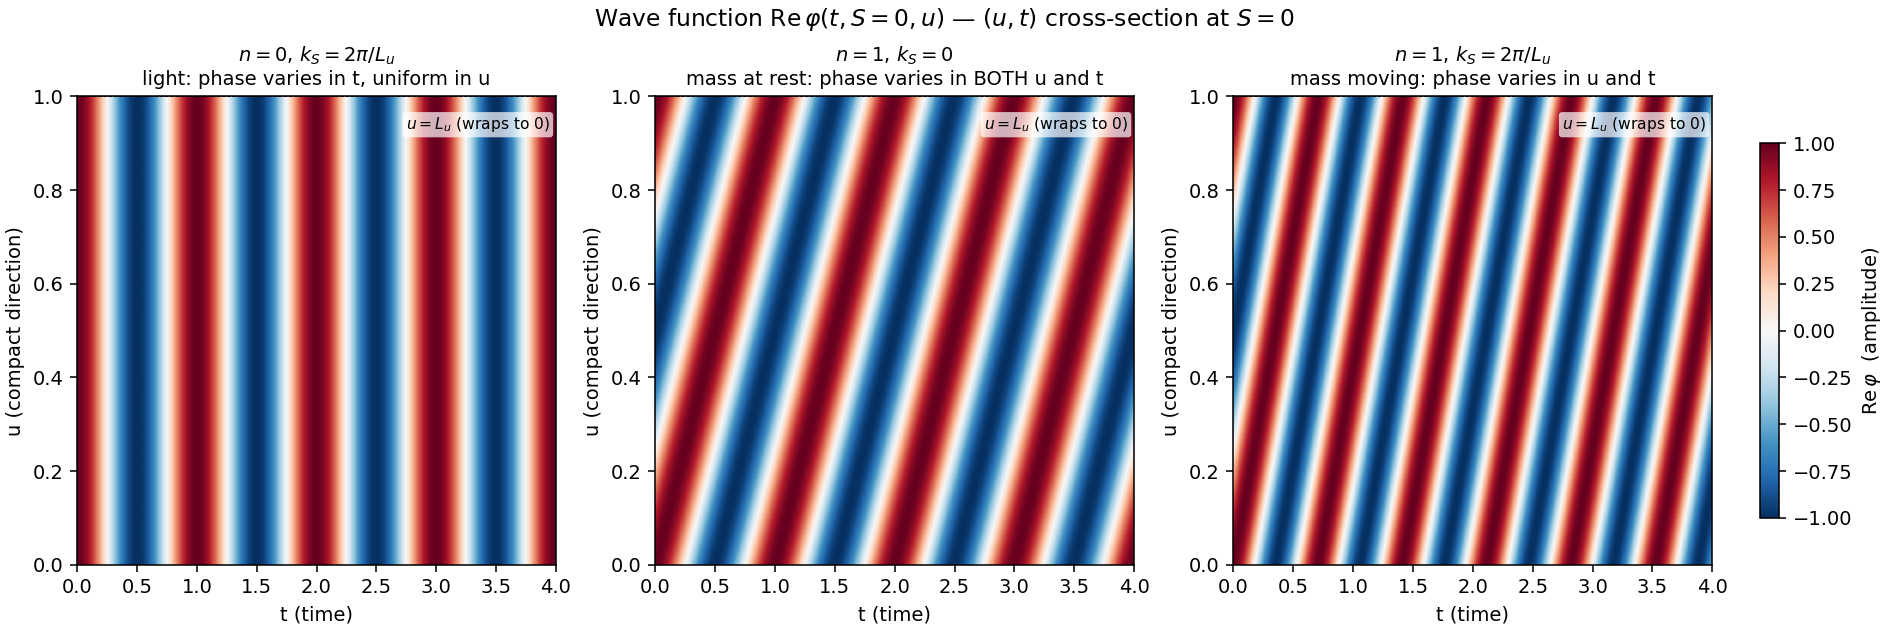

Reproduce this figure in Python.
"""Wave modes plotted in the (u, t) plane at fixed S = 0.

Companion to wave-modes.py (which shows the same modes in the
(u, S) plane at fixed t = 0). The two views together show that
each mode has structure in BOTH spatial and temporal cross-sections,
not necessarily the same structure in each.

Key observation: a mode "at rest" in S (k_S = 0) has *no* (u, S)
structure beyond uniform u-winding, but it DOES have (u, t)
structure — its phase rotates uniformly in time around u even
though it sits still in space.

Modes (same as wave-modes.py for direct comparison):
    Left:   n = 0, k_S ≠ 0   — light: phase varies in t (and S), uniform in u
    Middle: n = 1, k_S = 0   — mass at rest: phase varies in BOTH u and t
    Right:  n = 1, k_S ≠ 0   — mass moving: phase varies in u and t (and S)

Run:
    .venv/bin/python projects/metric-mass/figures/u-vs-t.py

Output:
    projects/metric-mass/figures/u-vs-t.png
"""

import os

import matplotlib.pyplot as plt
import numpy as np

OUT = os.path.join(os.path.dirname(__file__), "u-vs-t.png")

ALPHA = 1.0
L_U = 1.0
R_U = L_U / (2 * np.pi)
C = 1.0
S_FIXED = 0.0  # cross-section at S = 0

T_MIN, T_MAX = 0.0, 4.0 * L_U / C  # time range
N_T, N_U = 400, 200

modes = [
    dict(
        n=0, k_S=2 * np.pi,
        title=r"$n = 0$, $k_S = 2\pi/L_u$",
        subtitle="light: phase varies in t, uniform in u",
    ),
    dict(
        n=1, k_S=0.0,
        title=r"$n = 1$, $k_S = 0$",
        subtitle="mass at rest: phase varies in BOTH u and t",
    ),
    dict(
        n=1, k_S=2 * np.pi,
        title=r"$n = 1$, $k_S = 2\pi/L_u$",
        subtitle="mass moving: phase varies in u and t",
    ),
]

t_grid = np.linspace(T_MIN, T_MAX, N_T)
u_grid = np.linspace(0.0, L_U, N_U)
TT, UU = np.meshgrid(t_grid, u_grid)

fig, axes = plt.subplots(1, 3, figsize=(13.5, 4.5), constrained_layout=True)
fig.suptitle(
    r"Wave function $\mathrm{Re}\,\varphi(t, S = 0, u)$ — $(u, t)$ cross-section at $S = 0$",
    fontsize=12,
)

vmin, vmax = -1.0, 1.0
extent = (T_MIN, T_MAX, 0.0, L_U)

for ax, m in zip(axes, modes):
    n, k_S = m["n"], m["k_S"]
    omega = C * np.sqrt(k_S ** 2 + (n / R_U) ** 2)
    phase = k_S * S_FIXED - omega * TT + (n / R_U) * UU
    ReP = np.cos(phase)

    im = ax.imshow(
        ReP, origin="lower", aspect="auto", extent=extent,
        cmap="RdBu_r", vmin=vmin, vmax=vmax,
    )
    ax.set_title(m["title"] + "\n" + m["subtitle"], fontsize=10)
    ax.set_xlabel("t (time)")
    ax.set_ylabel("u (compact direction)")
    ax.axhline(0.0, color="k", linewidth=0.5, linestyle="--")
    ax.axhline(L_U, color="k", linewidth=0.5, linestyle="--")
    ax.text(
        T_MAX - 0.05, L_U - 0.04, r"$u = L_u$ (wraps to 0)",
        ha="right", va="top", fontsize=8,
        bbox=dict(boxstyle="round,pad=0.2", fc="white", ec="none", alpha=0.7),
    )

cbar = fig.colorbar(im, ax=axes, location="right", shrink=0.8, pad=0.02)
cbar.set_label(r"$\mathrm{Re}\,\varphi$  (amplitude)")

fig.savefig(OUT, dpi=140)
print(f"wrote {OUT}")
